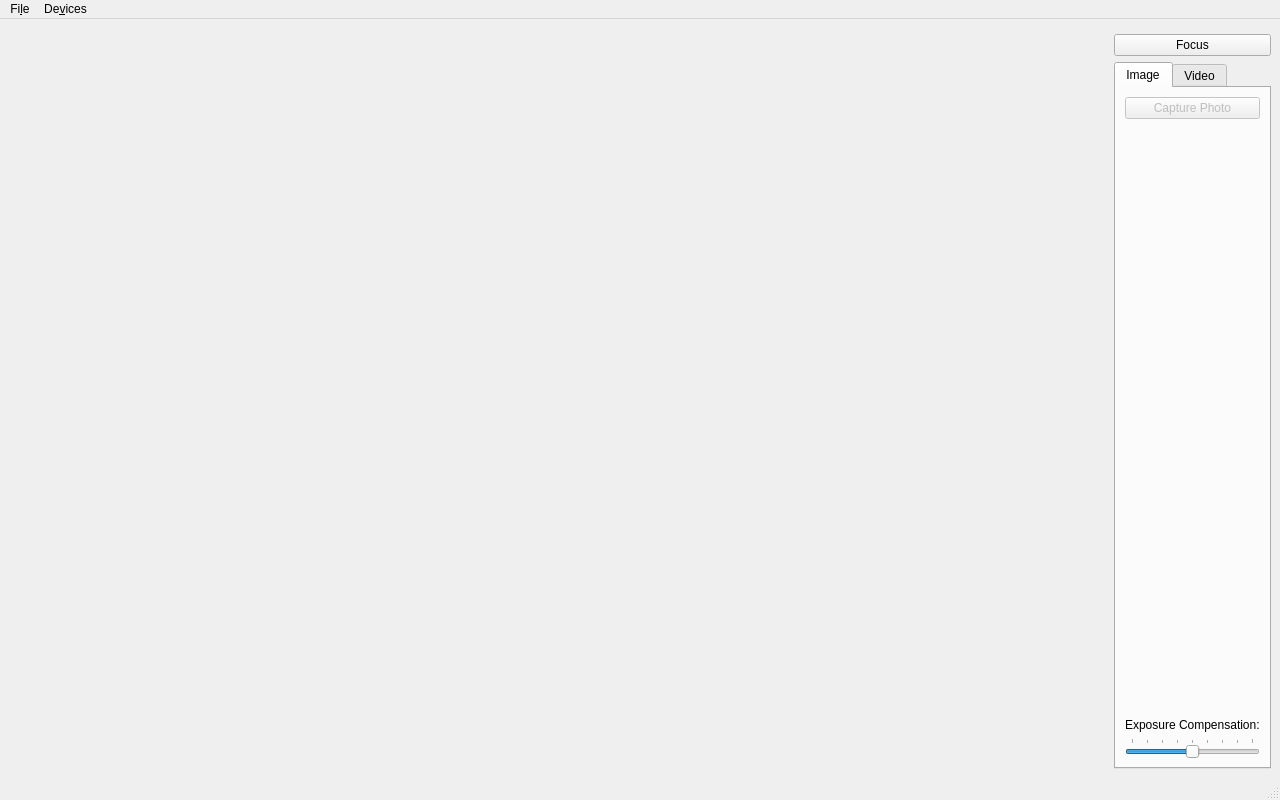
<?xml version="1.0" encoding="UTF-8"?>
<ui version="4.0">
 <class>Camera</class>
 <widget class="QMainWindow" name="Camera">
  <property name="geometry">
   <rect>
    <x>0</x>
    <y>0</y>
    <width>1280</width>
    <height>800</height>
   </rect>
  </property>
  <property name="windowTitle">
   <string>Camera</string>
  </property>
  <widget class="QWidget" name="centralwidget">
   <layout class="QGridLayout" name="gridLayout_3">
    <item row="0" column="0" rowspan="3">
     <widget class="QStackedWidget" name="stackedWidget">
      <property name="sizePolicy">
       <sizepolicy hsizetype="Preferred" vsizetype="Preferred">
        <horstretch>1</horstretch>
        <verstretch>0</verstretch>
       </sizepolicy>
      </property>
      <property name="palette">
       <palette>
        <active>
         <colorrole role="Base">
          <brush brushstyle="SolidPattern">
           <color alpha="255">
            <red>255</red>
            <green>255</green>
            <blue>255</blue>
           </color>
          </brush>
         </colorrole>
         <colorrole role="Window">
          <brush brushstyle="SolidPattern">
           <color alpha="255">
            <red>145</red>
            <green>145</green>
            <blue>145</blue>
           </color>
          </brush>
         </colorrole>
        </active>
        <inactive>
         <colorrole role="Base">
          <brush brushstyle="SolidPattern">
           <color alpha="255">
            <red>255</red>
            <green>255</green>
            <blue>255</blue>
           </color>
          </brush>
         </colorrole>
         <colorrole role="Window">
          <brush brushstyle="SolidPattern">
           <color alpha="255">
            <red>145</red>
            <green>145</green>
            <blue>145</blue>
           </color>
          </brush>
         </colorrole>
        </inactive>
        <disabled>
         <colorrole role="Base">
          <brush brushstyle="SolidPattern">
           <color alpha="255">
            <red>145</red>
            <green>145</green>
            <blue>145</blue>
           </color>
          </brush>
         </colorrole>
         <colorrole role="Window">
          <brush brushstyle="SolidPattern">
           <color alpha="255">
            <red>145</red>
            <green>145</green>
            <blue>145</blue>
           </color>
          </brush>
         </colorrole>
        </disabled>
       </palette>
      </property>
      <property name="currentIndex">
       <number>0</number>
      </property>
      <widget class="QWidget" name="viewfinderPage">
       <layout class="QGridLayout" name="gridLayout_5">
        <item row="0" column="0">
         <widget class="QCameraViewfinder" name="viewfinder" native="true"/>
        </item>
       </layout>
      </widget>
      <widget class="QWidget" name="previewPage">
       <layout class="QGridLayout" name="gridLayout_4">
        <item row="0" column="0">
         <widget class="QLabel" name="lastImagePreviewLabel">
          <property name="sizePolicy">
           <sizepolicy hsizetype="Preferred" vsizetype="MinimumExpanding">
            <horstretch>0</horstretch>
            <verstretch>0</verstretch>
           </sizepolicy>
          </property>
          <property name="frameShape">
           <enum>QFrame::Box</enum>
          </property>
          <property name="text">
           <string/>
          </property>
         </widget>
        </item>
       </layout>
      </widget>
     </widget>
    </item>
    <item row="1" column="1" colspan="2">
     <widget class="QPushButton" name="lockButton">
      <property name="text">
       <string>Focus</string>
      </property>
     </widget>
    </item>
    <item row="2" column="1" colspan="2">
     <widget class="QTabWidget" name="captureWidget">
      <property name="currentIndex">
       <number>0</number>
      </property>
      <widget class="QWidget" name="tab_2">
       <attribute name="title">
        <string>Image</string>
       </attribute>
       <layout class="QGridLayout" name="gridLayout">
        <item row="0" column="0">
         <widget class="QPushButton" name="takeImageButton">
          <property name="enabled">
           <bool>false</bool>
          </property>
          <property name="text">
           <string>Capture Photo</string>
          </property>
         </widget>
        </item>
        <item row="1" column="0">
         <spacer name="verticalSpacer_2">
          <property name="orientation">
           <enum>Qt::Vertical</enum>
          </property>
          <property name="sizeHint" stdset="0">
           <size>
            <width>20</width>
            <height>161</height>
           </size>
          </property>
         </spacer>
        </item>
        <item row="2" column="0">
         <widget class="QLabel" name="label">
          <property name="text">
           <string>Exposure Compensation:</string>
          </property>
         </widget>
        </item>
        <item row="3" column="0">
         <widget class="QSlider" name="exposureCompensation">
          <property name="minimum">
           <number>-4</number>
          </property>
          <property name="maximum">
           <number>4</number>
          </property>
          <property name="pageStep">
           <number>2</number>
          </property>
          <property name="orientation">
           <enum>Qt::Horizontal</enum>
          </property>
          <property name="tickPosition">
           <enum>QSlider::TicksAbove</enum>
          </property>
         </widget>
        </item>
       </layout>
      </widget>
      <widget class="QWidget" name="tab">
       <attribute name="title">
        <string>Video</string>
       </attribute>
       <layout class="QGridLayout" name="gridLayout_2">
        <item row="0" column="0">
         <widget class="QPushButton" name="recordButton">
          <property name="text">
           <string>Record</string>
          </property>
         </widget>
        </item>
        <item row="1" column="0">
         <widget class="QPushButton" name="pauseButton">
          <property name="text">
           <string>Pause</string>
          </property>
         </widget>
        </item>
        <item row="2" column="0">
         <widget class="QPushButton" name="stopButton">
          <property name="text">
           <string>Stop</string>
          </property>
         </widget>
        </item>
        <item row="3" column="0">
         <spacer name="verticalSpacer">
          <property name="orientation">
           <enum>Qt::Vertical</enum>
          </property>
          <property name="sizeHint" stdset="0">
           <size>
            <width>20</width>
            <height>76</height>
           </size>
          </property>
         </spacer>
        </item>
        <item row="4" column="0">
         <widget class="QPushButton" name="muteButton">
          <property name="text">
           <string>Mute</string>
          </property>
          <property name="checkable">
           <bool>true</bool>
          </property>
         </widget>
        </item>
       </layout>
      </widget>
     </widget>
    </item>
   </layout>
  </widget>
  <widget class="QMenuBar" name="menubar">
   <property name="geometry">
    <rect>
     <x>0</x>
     <y>0</y>
     <width>1280</width>
     <height>32</height>
    </rect>
   </property>
   <widget class="QMenu" name="menuFile">
    <property name="title">
     <string>Fi&amp;le</string>
    </property>
    <addaction name="actionStartCamera"/>
    <addaction name="actionStopCamera"/>
    <addaction name="separator"/>
    <addaction name="actionSettings"/>
    <addaction name="separator"/>
    <addaction name="actionExit"/>
   </widget>
   <widget class="QMenu" name="menuDevices">
    <property name="title">
     <string>De&amp;vices</string>
    </property>
   </widget>
   <addaction name="menuFile"/>
   <addaction name="menuDevices"/>
  </widget>
  <widget class="QStatusBar" name="statusbar"/>
  <action name="actionExit">
   <property name="text">
    <string>&amp;Exit</string>
   </property>
  </action>
  <action name="actionStartCamera">
   <property name="text">
    <string>&amp;Start Camera</string>
   </property>
  </action>
  <action name="actionStopCamera">
   <property name="text">
    <string>Stop &amp;Camera</string>
   </property>
  </action>
  <action name="actionSettings">
   <property name="text">
    <string>Sett&amp;ings</string>
   </property>
  </action>
 </widget>
 <customwidgets>
  <customwidget>
   <class>QCameraViewfinder</class>
   <extends>QWidget</extends>
   <header>qcameraviewfinder.h</header>
   <container>1</container>
  </customwidget>
 </customwidgets>
 <resources/>
 <connections>
  <connection>
   <sender>recordButton</sender>
   <signal>clicked()</signal>
   <receiver>Camera</receiver>
   <slot>record()</slot>
   <hints>
    <hint type="sourcelabel">
     <x>647</x>
     <y>149</y>
    </hint>
    <hint type="destinationlabel">
     <x>61</x>
     <y>238</y>
    </hint>
   </hints>
  </connection>
  <connection>
   <sender>stopButton</sender>
   <signal>clicked()</signal>
   <receiver>Camera</receiver>
   <slot>stop()</slot>
   <hints>
    <hint type="sourcelabel">
     <x>647</x>
     <y>225</y>
    </hint>
    <hint type="destinationlabel">
     <x>140</x>
     <y>236</y>
    </hint>
   </hints>
  </connection>
  <connection>
   <sender>pauseButton</sender>
   <signal>clicked()</signal>
   <receiver>Camera</receiver>
   <slot>pause()</slot>
   <hints>
    <hint type="sourcelabel">
     <x>647</x>
     <y>187</y>
    </hint>
    <hint type="destinationlabel">
     <x>234</x>
     <y>237</y>
    </hint>
   </hints>
  </connection>
  <connection>
   <sender>actionExit</sender>
   <signal>triggered()</signal>
   <receiver>Camera</receiver>
   <slot>close()</slot>
   <hints>
    <hint type="sourcelabel">
     <x>-1</x>
     <y>-1</y>
    </hint>
    <hint type="destinationlabel">
     <x>154</x>
     <y>130</y>
    </hint>
   </hints>
  </connection>
  <connection>
   <sender>takeImageButton</sender>
   <signal>clicked()</signal>
   <receiver>Camera</receiver>
   <slot>takeImage()</slot>
   <hints>
    <hint type="sourcelabel">
     <x>625</x>
     <y>132</y>
    </hint>
    <hint type="destinationlabel">
     <x>603</x>
     <y>169</y>
    </hint>
   </hints>
  </connection>
  <connection>
   <sender>lockButton</sender>
   <signal>clicked()</signal>
   <receiver>Camera</receiver>
   <slot>toggleLock()</slot>
   <hints>
    <hint type="sourcelabel">
     <x>658</x>
     <y>75</y>
    </hint>
    <hint type="destinationlabel">
     <x>453</x>
     <y>119</y>
    </hint>
   </hints>
  </connection>
  <connection>
   <sender>muteButton</sender>
   <signal>toggled(bool)</signal>
   <receiver>Camera</receiver>
   <slot>setMuted(bool)</slot>
   <hints>
    <hint type="sourcelabel">
     <x>647</x>
     <y>377</y>
    </hint>
    <hint type="destinationlabel">
     <x>5</x>
     <y>280</y>
    </hint>
   </hints>
  </connection>
  <connection>
   <sender>exposureCompensation</sender>
   <signal>valueChanged(int)</signal>
   <receiver>Camera</receiver>
   <slot>setExposureCompensation(int)</slot>
   <hints>
    <hint type="sourcelabel">
     <x>559</x>
     <y>367</y>
    </hint>
    <hint type="destinationlabel">
     <x>665</x>
     <y>365</y>
    </hint>
   </hints>
  </connection>
  <connection>
   <sender>actionSettings</sender>
   <signal>triggered()</signal>
   <receiver>Camera</receiver>
   <slot>configureCaptureSettings()</slot>
   <hints>
    <hint type="sourcelabel">
     <x>-1</x>
     <y>-1</y>
    </hint>
    <hint type="destinationlabel">
     <x>333</x>
     <y>210</y>
    </hint>
   </hints>
  </connection>
  <connection>
   <sender>actionStartCamera</sender>
   <signal>triggered()</signal>
   <receiver>Camera</receiver>
   <slot>startCamera()</slot>
   <hints>
    <hint type="sourcelabel">
     <x>-1</x>
     <y>-1</y>
    </hint>
    <hint type="destinationlabel">
     <x>333</x>
     <y>210</y>
    </hint>
   </hints>
  </connection>
  <connection>
   <sender>actionStopCamera</sender>
   <signal>triggered()</signal>
   <receiver>Camera</receiver>
   <slot>stopCamera()</slot>
   <hints>
    <hint type="sourcelabel">
     <x>-1</x>
     <y>-1</y>
    </hint>
    <hint type="destinationlabel">
     <x>333</x>
     <y>210</y>
    </hint>
   </hints>
  </connection>
 </connections>
 <slots>
  <slot>record()</slot>
  <slot>pause()</slot>
  <slot>stop()</slot>
  <slot>enablePreview(bool)</slot>
  <slot>configureCaptureSettings()</slot>
  <slot>takeImage()</slot>
  <slot>startCamera()</slot>
  <slot>toggleLock()</slot>
  <slot>setMuted(bool)</slot>
  <slot>stopCamera()</slot>
  <slot>setExposureCompensation(int)</slot>
 </slots>
</ui>
